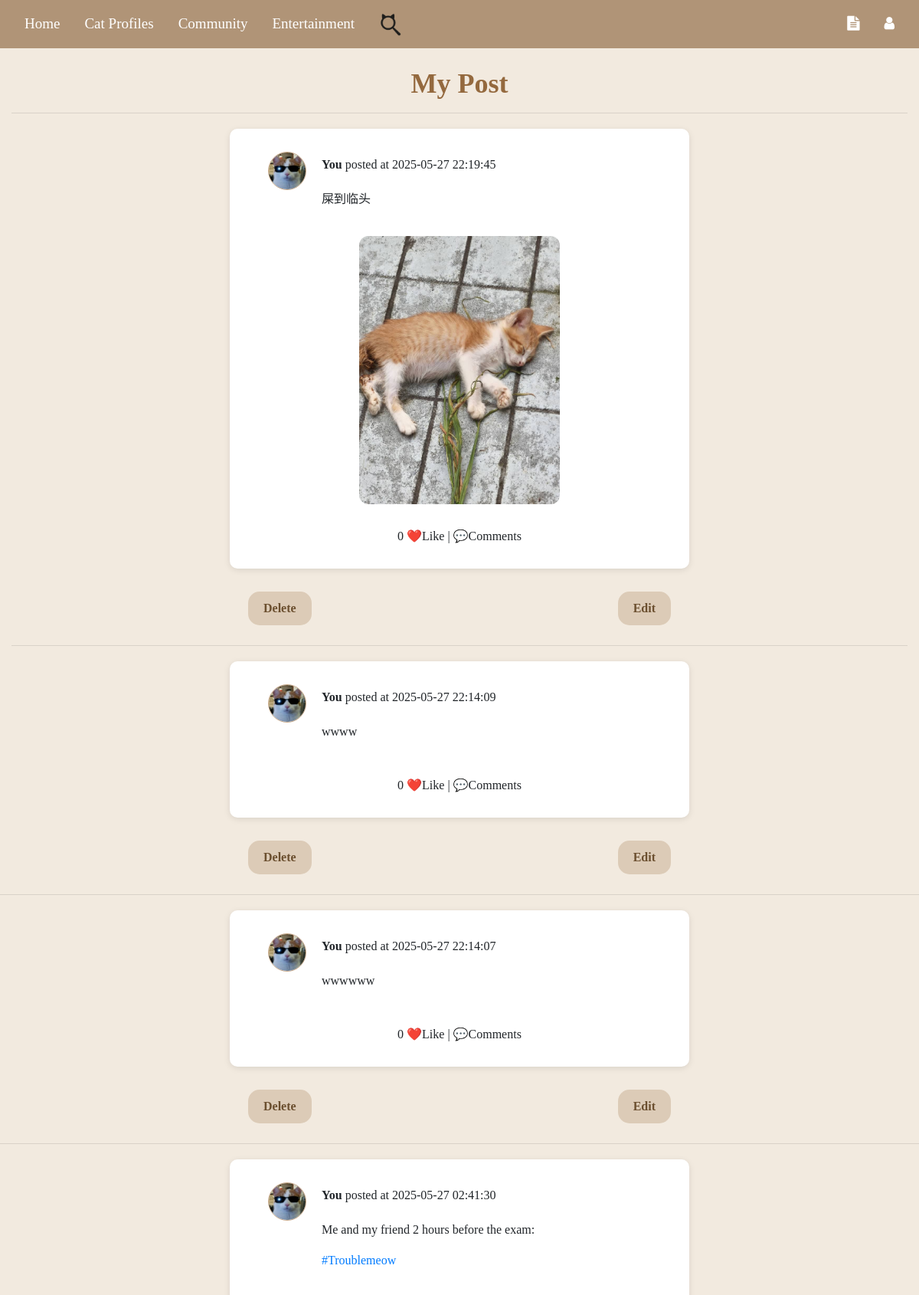
/my-posts (signed in, upper part), run on an earlier commit of the app's database.
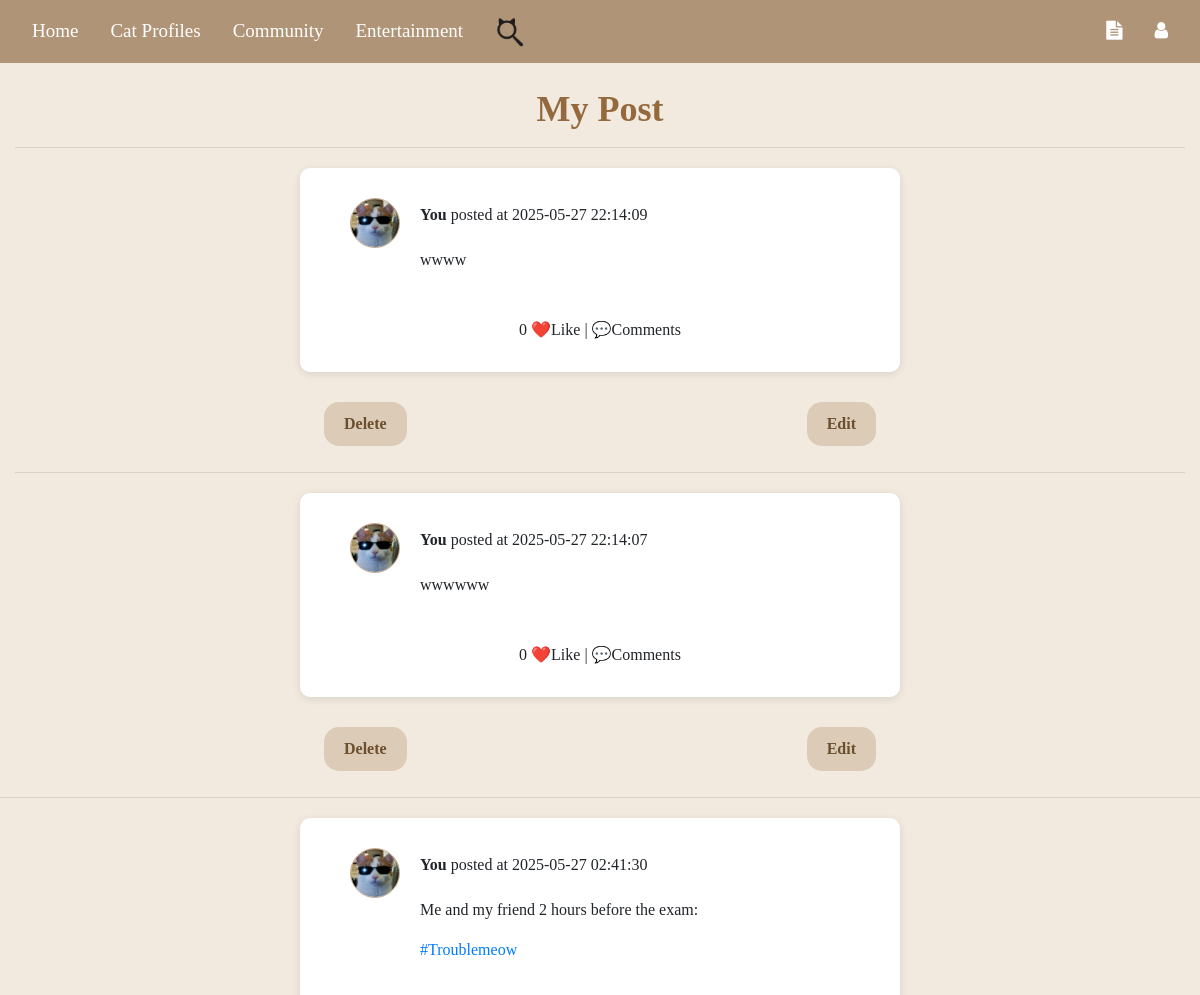
And on a later commit of the database.
### tables this page shows
CREATE TABLE "post" (
	"post_id"	INTEGER,
	"user_id"	INTEGER,
	"content"	TEXT,
	"media_type"	TEXT,
	"media_url"	TEXT,
	"created_at"	TIMESTAMP DEFAULT CURRENT_TIMESTAMP,
	"updated_at"	TIMESTAMP DEFAULT CURRENT_TIMESTAMP,
	"cat_hashtag"	TEXT,
	PRIMARY KEY("post_id"),
	FOREIGN KEY("user_id") REFERENCES "user"("id") ON DELETE CASCADE
);

### Website/community.py (the view)
@community_bp.route('/my-posts')
def my_posts():
    if not current_user.is_authenticated:
        flash("You must be logged in to view your posts!", category="error")
        return redirect(url_for('auth.login'))
    conn = get_db_connection()
    posts = conn.execute('''
        SELECT post.*, user.name, user.profile_picture,
            COUNT(likes.id) AS like_count
        FROM post
        JOIN user ON post.user_id = user.id
        LEFT JOIN likes ON post.post_id = likes.post_id
        WHERE post.user_id = ?
        GROUP BY post.post_id
        ORDER BY post.created_at DESC
    ''', (current_user.id,)).fetchall()
    conn.close()
    return render_template("my_posts.html", user=current_user, posts=posts, cat_names=get_cat_names())

### Website/community.py (called while the page is built)
def get_db_connection():
    db_path = os.path.join(os.path.dirname(__file__), '..', 'instance', 'datebase.db')
    db_path = os.path.abspath(db_path)
    conn = sqlite3.connect(db_path)
    conn.row_factory = sqlite3.Row
    return conn

def get_cat_names():
    conn = get_db_connection()
    if conn is None:
        return []
    cursor = conn.cursor()
    cursor.execute('SELECT name FROM profiles')
    cat_names = [row['name'] for row in cursor.fetchall()]
    conn.close()
    return cat_names

### Website/templates/my_posts.html (shortened to what this page needs)
{% extends "base.html" %}
{% block content %}
<h1>My Post</h1>
<hr>
{% for post in posts %}
  <div class="post">
    <div class="post-info">
      <img class="profile-picture" src="{{ url_for('static', filename='Userprofile/' + (post['profile_picture'] if post['profile_picture'] else 'default_profilepic.png')) }}" alt="Avatar">
      <p><strong>You</strong> posted at {{ post['created_at'] }}</p>
    </div>
    <p class="post-content">{{ post['content'] }}</p>
      {% if post['cat_hashtag'] %}
          <p class="post-content">
            <a href="{{ url_for('community.hashtag_posts', hashtag=post['cat_hashtag']) }}">#{{ post['cat_hashtag'] }}</a>
          </p>
      {% endif %}
    <div class="media">
        {% if post['media_url'] %}
            {% set ext = post['media_url'].rsplit('.', 1)[1].lower() %}
            {% if ext in ['jpg', 'jpeg', 'png', 'gif'] %}
              <img src="{{ url_for('static', filename=post['media_url']) }}" alt="Image">
            {% elif ext in ['mp4', 'mov', 'avi'] %}
                <video controls>
                  <source src="{{ url_for('static', filename=post['media_url']) }}" type="video/{{ ext }}">
                </video>
            {% endif %}
        {% endif %}
    </div>
      <div class="post-actions">
        <span class="like-count">
            {{ post['like_count'] }} ❤️Like
            |
            💬Comments
        </span>
      </div>
  </div>
  <div class="button-container">
    <form action="{{ url_for('community.delete_post', post_id=post.post_id) }}" method="post" style="display:inline;">
      <button type="submit">Delete</button>
    </form>
    <button onclick='openEditModal({{ post.post_id }}, {{ post.content | tojson }}, {{ post.cat_hashtag | tojson }})'>Edit</button>
  </div>
<hr>
</div>
{% endfor %}
{% endblock %}

What changed in the data, as far as the page shows it:
removed post: created_at "2025-05-27 22:19:45", content "屎到临头", media_url (picture), like_count "0"
